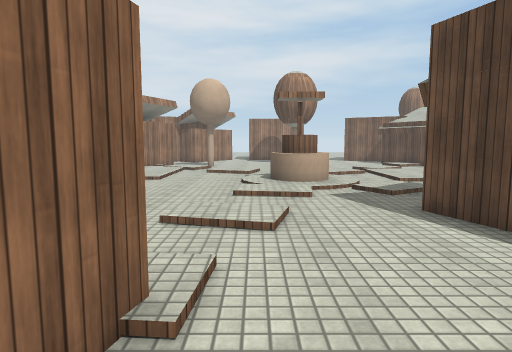
View 1 (above)

22 first-person views from a walk through a 3-D level made in the Unity game engine. The camera is 1.4 m above the floor, tilts 6° down and sees 75° across. The floor is counted in squares, 1 m on a side. Each view is taken from the middle of a square. On the plan, view 1 faces up. The plan holds only what a view shows up to about 15 squares ahead; the rest is blank. The place goes on beyond the plan. Surface patterns are stand-ins for the level's own textures.

View 2
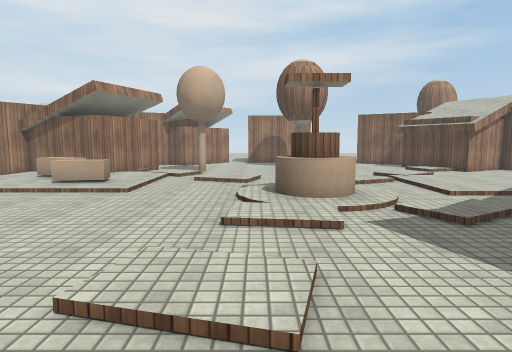

View 3
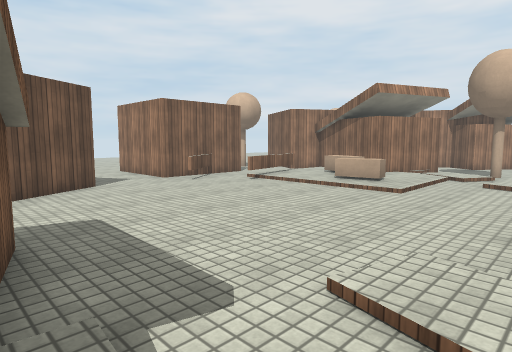

View 4
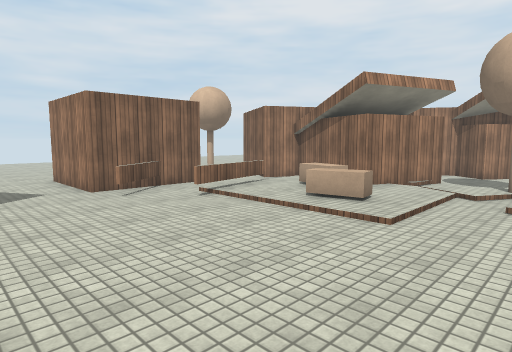

View 5
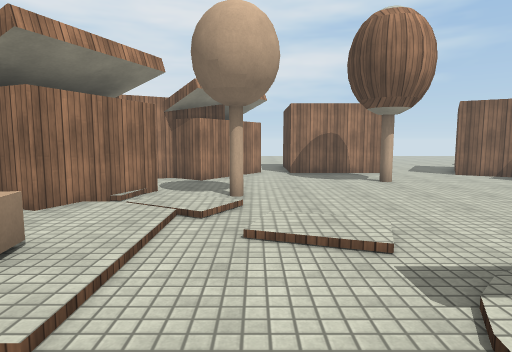

View 6
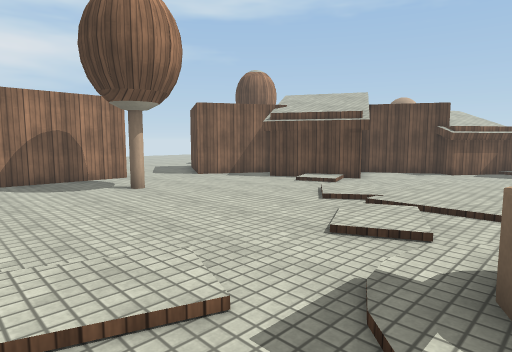

View 7
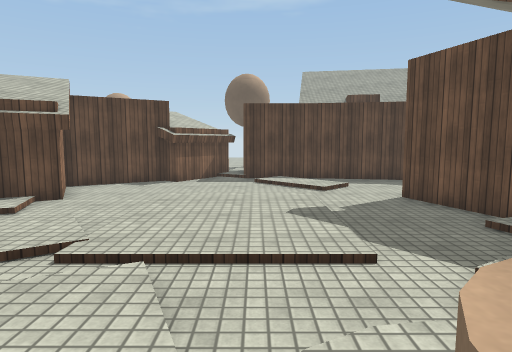

View 8
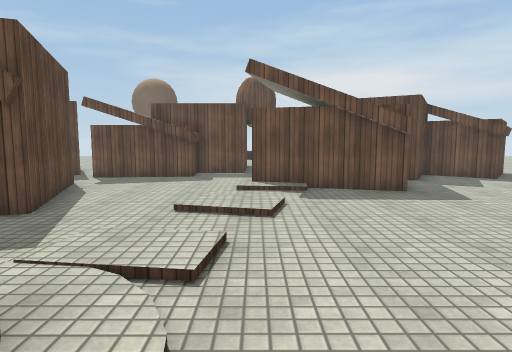

View 9
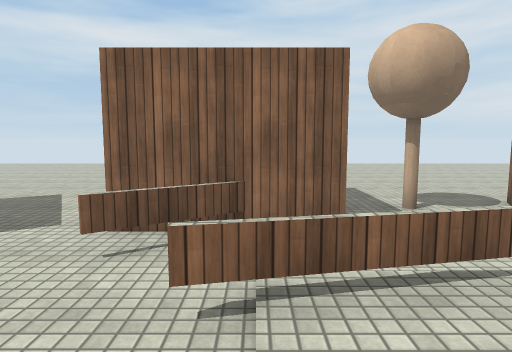

View 10
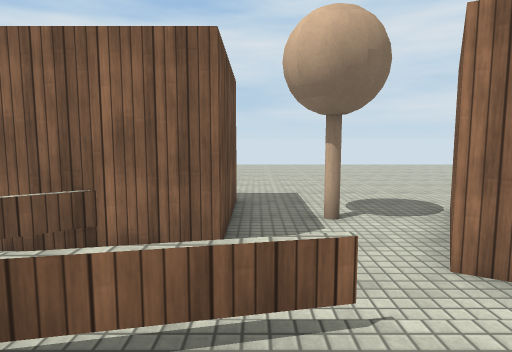

View 11
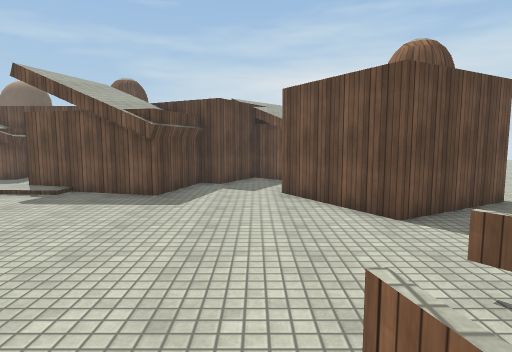

View 12
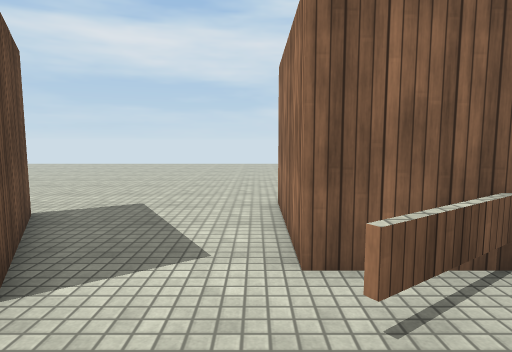

View 13
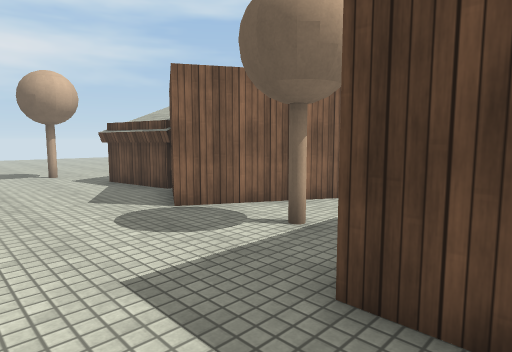

View 14
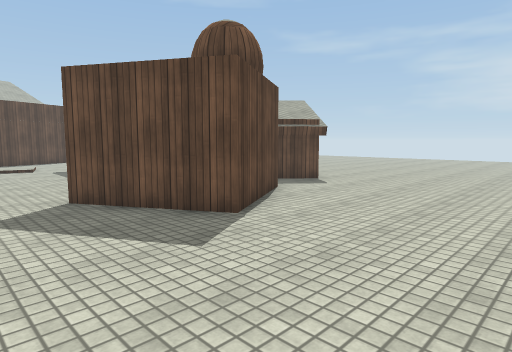

View 15
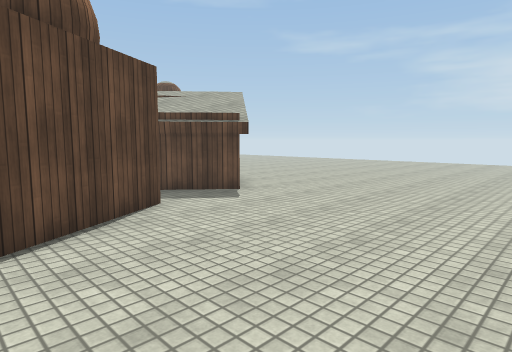

View 16
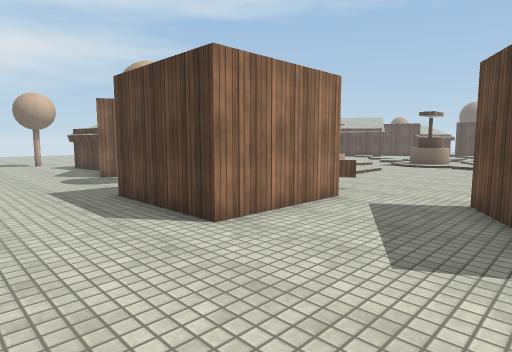

View 17
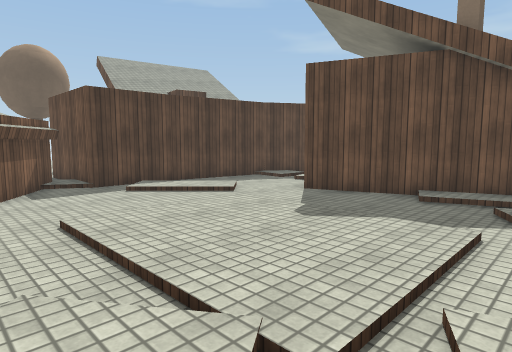

View 18
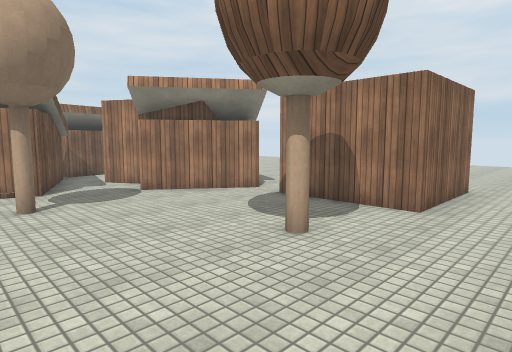

View 19
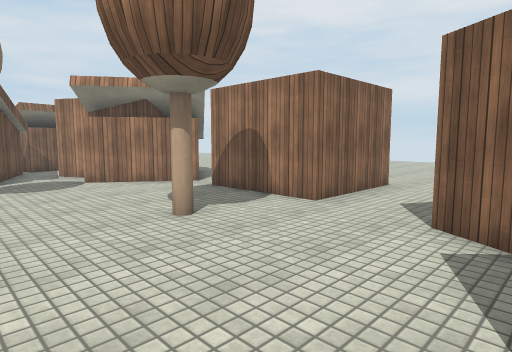

View 20
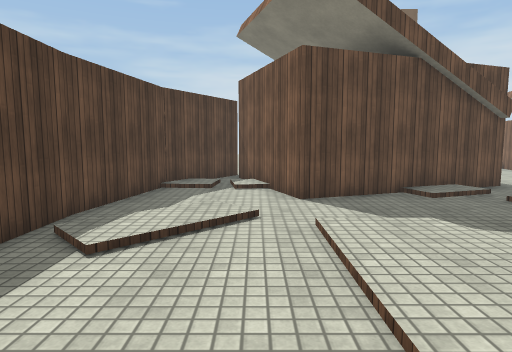

View 21
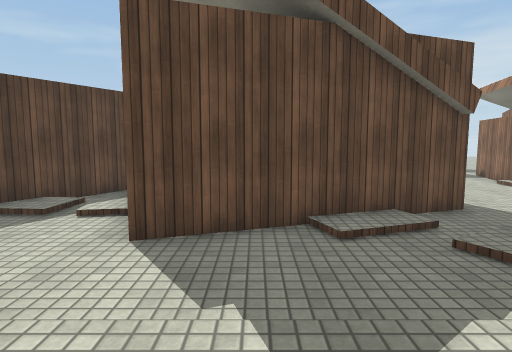

View 22
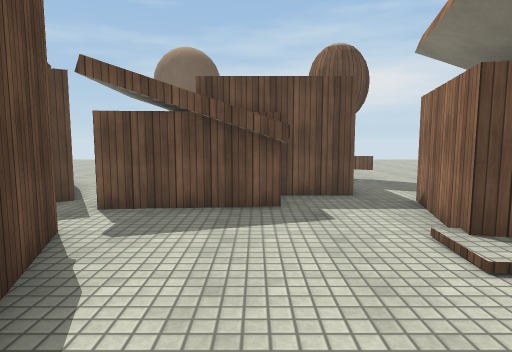

### Floor plan
Key: @ floor where view 1 was taken; # wall or solid block; x gap in a wall; . main floor; : floor 0.25 m higher than the main floor; / step, stairs or slope; = window, fence, low wall or low ledge; O other object.
Columns run from 19 left of view 1 to 21 right of it. Each row starts with its distance up from view 1.
 25    ....          #.####...
 24    ...#         ##........#
 23   ....#  #   ####.........###
 22   ....#  # .##.#.....#......#
 21 ......#  ###.........O.....##
 20 ......#    ###..............#
 19 .....##      ##.OO.........:#####
 18 .....### #   ##/O........../....#
 17 .......#######.::.......///.....##
 16 .....OO.....##..///.....///.....##
 15 .....O.....OOO.../:/../:.........###
 14 ..........=..OO...//..:/........../#   OO
 13 ....####..=..OO................./.#### O
 12  ...#  #..=.........OO........./:/#
 11  ...#  #=.=.........OO......../:/.#
 10 ....####x=........./..///....../.##
  9 ...................::./////.##...#
  8 ..................../.../#####...#
  7 ................../....###   ##.:#
  6 .......###........::...#      #/##
  5 .....### #........./...#      #.#
  4 .....##  ##............##     ###
  3 ......    #...#####.....#      #
  2 ......##  ...##   #.....#
  1 .......###..##   ##.......
  0  .......###.#    #.@#####.
 -1  .......#####    #..##  ###

Where each view was taken, in squares from view 1:
view 1: 0 up, 0 right, facing up
view 2: 3 up, 0 right, facing up
view 3: 3 up, 0 right, facing up-left
view 4: 6 up, 1 left, facing up-left
view 5: 10 up, 2 left, facing up
view 6: 12 up, 2 left, facing up-right
view 7: 13 up, 1 right, facing right
view 8: 13 up, 1 left, facing down
view 9: 12 up, 6 left, facing left
view 10: 14 up, 7 left, facing left
view 11: 13 up, 8 left, facing down
view 12: 9 up, 8 left, facing left
view 13: 12 up, 18 left, facing up-right
view 14: 9 up, 19 left, facing down-right
view 15: 5 up, 19 left, facing down-right
view 16: 5 up, 19 left, facing up-right
view 17: 17 up, 4 right, facing down-right
view 18: 17 up, 6 right, facing up-left
view 19: 18 up, 8 right, facing up-left
view 20: 17 up, 11 right, facing down
view 21: 14 up, 8 right, facing down
view 22: 7 up, 2 right, facing down
